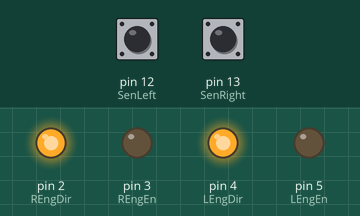
Simulated run of this sketch. Board: Arduino Uno, built with avr-gcc and run on an emulated ATmega328P. Shown: output pins drawn as LEDs (lit = HIGH). The inputs (shaded band) are chosen by the test bench; at power-on: pin 12 (SenLeft) LOW, pin 13 (SenRight) LOW.

Above: at 1.2 s.
1.3 s: pin 12 (SenLeft) pulled HIGH for 0.15 s
At 1.37 s:
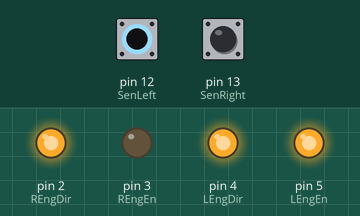
2.9 s: pin 13 (SenRight) pulled HIGH for 0.15 s
At 2.97 s:
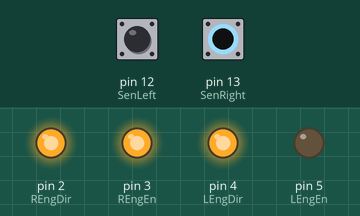
4.5 s: pin 13 (SenRight) pulled HIGH for 3.2 s
At 8.3 s:
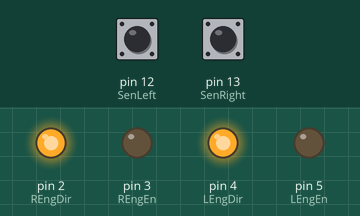
9.2 s: pin 12 (SenLeft) pulled HIGH for 3.2 s
At 10.6 s:
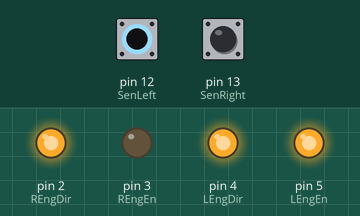
13.9 s: pin 12 (SenLeft) driven HIGH and pin 13 (SenRight) driven HIGH
At 14.2 s:
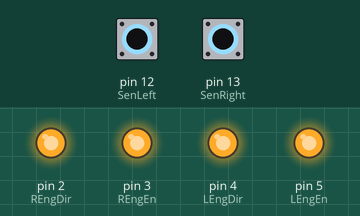
Timing chart, 0 to 16.4 s (numbered marks = the images above; inputs shaded):
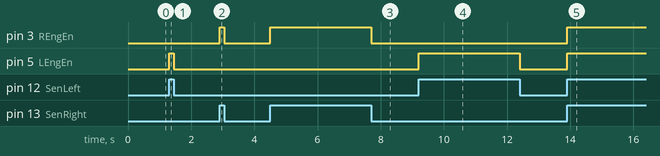

Measured:
- after the input at 1.3 s, pin 5 (LEngEn): LOW → HIGH at once, → LOW 0.15 s later
- after the input at 2.9 s, pin 3 (REngEn): LOW → HIGH at once, → LOW 0.15 s later
- after the input at 4.5 s, pin 3 (REngEn): LOW → HIGH at once, → LOW 3.2 s later
- after the input at 9.2 s, pin 5 (LEngEn): LOW → HIGH at once, → LOW 3.2 s later
- after the input at 13.9 s, pin 3 (REngEn), pin 5 (LEngEn): LOW → HIGH at once

The sketch:

sketch_jan09a.ino
```cpp
const int REngEn = 3;
const int REngDir = 2;
const int LEngEn = 5;
const int LEngDir = 4;
const int SenRight = 13;
const int SenLeft = 12;
int SenRV;
int SenLV;

void setup(){
  pinMode(REngEn, OUTPUT);
  pinMode(REngDir, OUTPUT);
  pinMode(SenRight, INPUT);
  digitalWrite(REngDir, HIGH);

  pinMode(LEngEn, OUTPUT);
  pinMode(LEngDir, OUTPUT);
  pinMode(SenLeft, INPUT);
  digitalWrite(LEngDir, HIGH);
}

void loop(){
  SenRV = digitalRead(SenRight);
  SenLV = digitalRead(SenLeft);
  digitalWrite(REngEn, SenRV);
  digitalWrite(LEngEn, SenLV);
}
```
